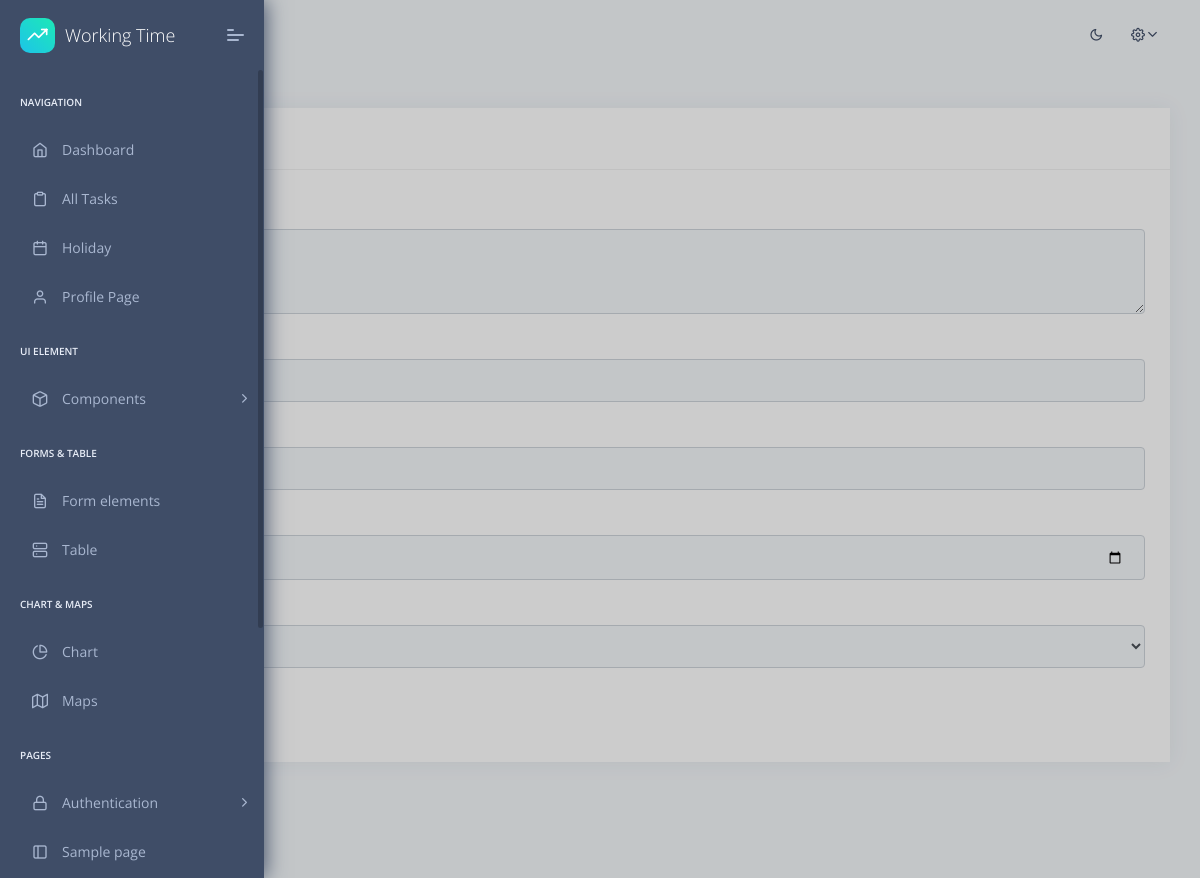
The app's page /editTask/6 (signed in), older data.
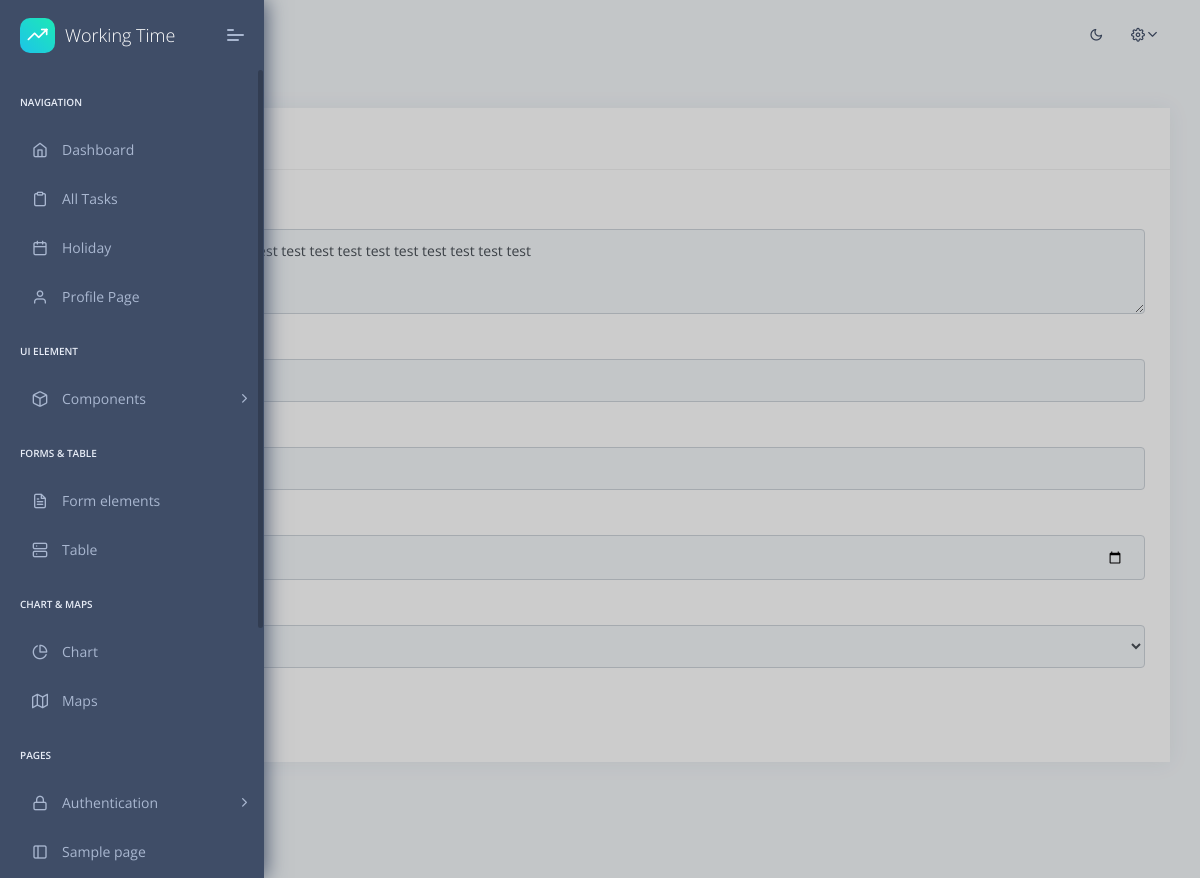
The same page, newer data.
### apps/home/models.py (models this page shows, shortened)
class Task(models.Model):
    id = models.AutoField(primary_key=True)
    assigned_to = models.ForeignKey(User, on_delete=models.CASCADE)
    assigner = models.ForeignKey(User, on_delete=models.CASCADE, related_name='assigner')
    task_text = models.TextField()
    total_hours = models.FloatField()
    worked_hours = models.FloatField()
    deadline = models.DateField()
    class Meta:
        verbose_name = 'Task'
        verbose_name_plural = 'Tasks'
        ordering = ['id']

### apps/home/views.py (the view)
# urls.py: path('editTask/<int:task_id>', views.editTask, name='editTask'),
@login_required(login_url="/login/")
def editTask(request, task_id):
    logged_user = request.user
    task = get_object_or_404(Task, pk=task_id, assigned_to=logged_user)
    supervisors = User.objects.filter(groups__name='supervisor')
    context = {
        'segment': 'editTask',
        'task': task,
        'supervisors': supervisors,
    }
    html_template = loader.get_template('home/editTask.html')
    return HttpResponse(html_template.render(context, request))

### apps/context_processors.py (called while the page is built)
def cfg_assets_root(request):
    return { 'ASSETS_ROOT' : settings.ASSETS_ROOT }

### apps/templates/home/editTask.html (shortened to what this page needs)
{% extends "layouts/base.html" %}
{% block content %}
    <div class="pcoded-main-container">
        <div class="pcoded-wrapper">
            <div class="pcoded-content">
                <div class="pcoded-inner-content">
                    <div class="main-body">
                        <div class="page-wrapper">
                            <div class="row">
                                <div class="col-xl-12 col-md-6">
                                    <div class="card Recent-Users">
                                        <div class="card-header">
                                            <h5>Edit Task</h5>
                                        </div>
                                        <div class="card-block">
                                            <form action = "/tasks/" method = "POST">
                                                <div class="form-group">
                                                    <label for="taskDescription">Task Description</label>
                                                    <textarea class="form-control" id="taskDescription" rows="3" name = "taskDescription">{{ task.task_text }}</textarea>
                                                </div>
                                                <div class="form-group">
                                                    <label for="workedHours">Worked hours</label>
                                                    <input type="number" class="form-control" id="workedHours" value="{{ task.worked_hours }}" name = "workedHours">
                                                </div>
                                                <div class="form-group">
                                                    <label for="plannedHours">Planned hours</label>
                                                    <input type="number" class="form-control" id="plannedHours" value="{{ task.total_hours }}" name = "plannedHours">
                                                </div>
                                                <div class="form-group">
                                                    <label for="deadline">Deadline</label>
                                                    <input type="date" class="form-control" id="deadline" value="{{ task.deadline|date:"Y-m-d" }}" name = "deadline">
                                                </div>
                                                <div class="form-group">
                                                    <label for="taskGivenBy">Task given by</label>
                                                    <select class="form-control" id="taskGivenBy" name = "taskGivenBy">
                                                        {% for supervisor in supervisors %}
                                                            {% if task.assigner == supervisor %}
                                                            <option value = {{ supervisor.id }} selected>{{ supervisor.last_name }}, {{ supervisor.first_name }}</option>
                                                            {% else %}
                                                            <option value = {{ supervisor.id }}>{{ supervisor.first_name }} {{ supervisor.last_name }}</option>
                                                            {% endif %}
                                                        {% endfor %}
                                                    </select>
                                                </div>
                                                <button type="submit" class="btn btn-primary">Submit</button>
                                            </form>
                                        </div>
                                    </div>
                                </div>
                            </div>
                        </div>
                    </div>
                </div>
            </div>
        </div>
    </div>
{% endblock content %}

Row changes from the older to the newer data that the page shows:
changed Task: taskDescription "B test" → "B test test test test test test test test test test test test test"
